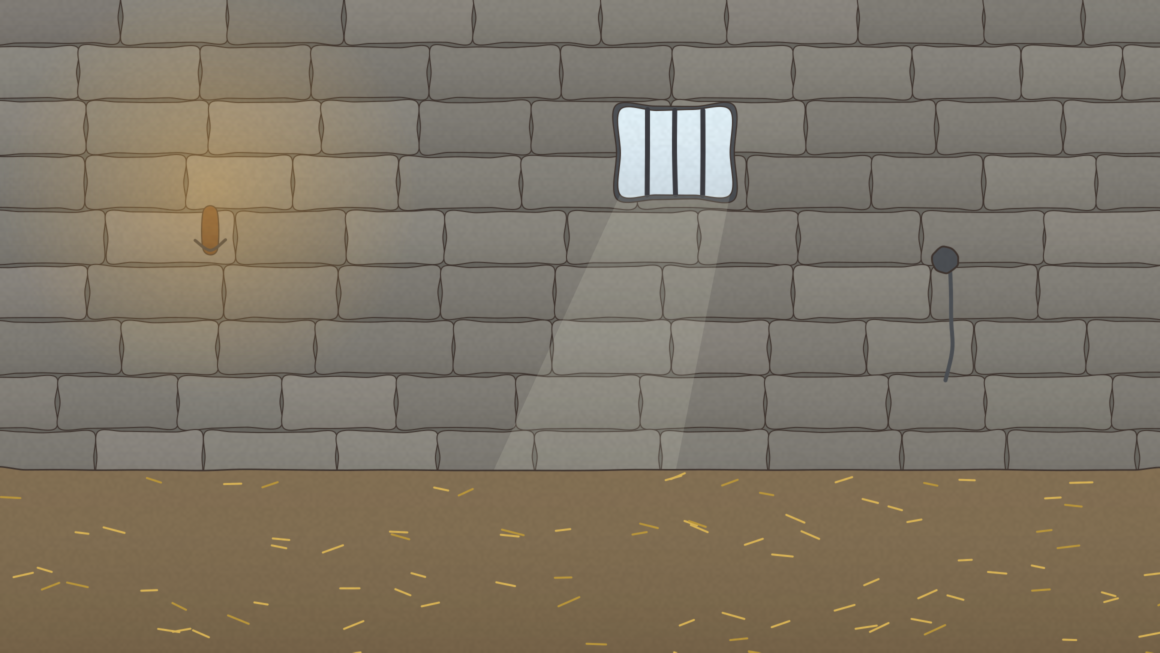
#> input picture medieval-prison-video/assets/bg_hd/bg_cell.png, 2320 x 1305 px (shown at 1/2 size)
$ python make_thumbnail_stick.py
#> lines starting #> are read from the running program, lines starting #| are printed output that depends on the picture
### medieval-prison-video/cartoon.py
"""2D cartoon drawing kit (cairo): simple round-headed characters, flat hand-drawn backgrounds, props, text.
Everything is vector-drawn per frame so characters can bob, blink, walk, talk and react."""
import math, random, cairo

W, H = 1920, 1080
INK = (0.17, 0.14, 0.12)
SKIN = (0.97, 0.95, 0.91)
LW = 5.0

def rgb(h):
    h = h.lstrip("#"); return tuple(int(h[i:i + 2], 16) / 255 for i in (0, 2, 4))

PAL = dict(brown=rgb("8a5a3c"), red=rgb("a8443a"), rust=rgb("b5562e"), green=rgb("5f7d4a"), blue=rgb("4a6a8c"),
           grey=rgb("7d7f80"), dgrey=rgb("4b4e52"), cream=rgb("efe3c8"), black=rgb("2b2622"), purple=rgb("6b4a7a"),
           scarlet=rgb("b8322a"), tan=rgb("c9a46b"), navy=rgb("2f4360"), mud=rgb("7a5c3e"), straw=rgb("d8b45a"),
           stone=rgb("8e8c86"), stone_d=rgb("6d6b66"), sky=rgb("a9cde3"), wood=rgb("8b5e3b"), wood_d=rgb("6a4429"),
           gold=rgb("e2b23c"), night=rgb("23314a"), white=rgb("f6f2ea"))

def fill_stroke(ctx, fill, lw=LW, stroke=INK):
    ctx.set_source_rgb(*fill); ctx.fill_preserve()
    ctx.set_source_rgb(*stroke); ctx.set_line_width(lw); ctx.stroke()

# [11 lines left out: functions rrect, line, not called in this run]

def circle(ctx, x, y, r, fill, lw=LW):
    ctx.new_path(); ctx.arc(x, y, r, 0, 2 * math.pi); fill_stroke(ctx, fill, lw)

def wobble(seed, t, amp=1.0, f=1.0):
    return amp * math.sin(t * f * 2 * math.pi + seed * 1.7)

# ------------------------------------------------------------------ text
# [24 lines left out: functions text, arrow, not called in this run]

# ------------------------------------------------------------------ characters
EXPR = {  # brows (left angle, right angle, height), mouth
    "neutral": ((0, 0, 0), "flat"), "angry": ((0.45, -0.45, 0), "frown"), "scared": ((-0.4, 0.4, 6), "wavy"),
    "shock": ((-0.25, 0.25, 14), "o"), "sad": ((-0.35, 0.35, 4), "frown"), "grin": ((0.25, -0.25, 0), "teeth"),
    "smug": ((0.15, -0.35, 0), "smirk"), "happy": ((0, 0, 6), "smile"), "sick": ((-0.3, 0.3, 2), "wavy"),
    "shout": ((0.45, -0.45, 0), "shout"), "grimace": ((-0.3, 0.3, 4), "grimace"), "determined": ((0.35, -0.35, -2), "flat"),
}

class Char:
    def __init__(self, body="brown", hat=None, hair=None, beard=None, size=1.0, seed=0, skin=SKIN, body_w=1.0, bald=False):
        self.body, self.hat, self.hair, self.beard, self.size, self.seed = body, hat, hair, beard, size, seed
        self.skin, self.body_w, self.bald = skin, body_w, bald

    # [516 lines left out: functions draw, face_draw, hat, prop, flame, glow and 23 more, not called in this run]

# ------------------------------------------------------------------ illustrated backgrounds (AI-drawn, no people)
_BG = {}
# [24 lines left out: function bg_image, not called in this run]


# when an illustrated background is painted behind a scene, coded scenery helpers become no-ops
SKIP = {"on": False}
def SK(): return SKIP["on"]

### medieval-prison-video/make_thumbnail_stick.py
"""Thumbnail in the reference layout: stick-figure 'you' over a blurred painted background,
huge red 'YOU' with white outline + black shadow, and a curved red arrow pointing at him."""
import math, cairo
from PIL import Image, ImageFilter, ImageEnhance
import cartoon as C
from stick import Char
W, H = 1920, 1080
bg = Image.open("assets/bg_hd/bg_cell.png").convert("RGB").resize((W, H), Image.LANCZOS)
bg = ImageEnhance.Color(bg.filter(ImageFilter.GaussianBlur(9))).enhance(1.15)
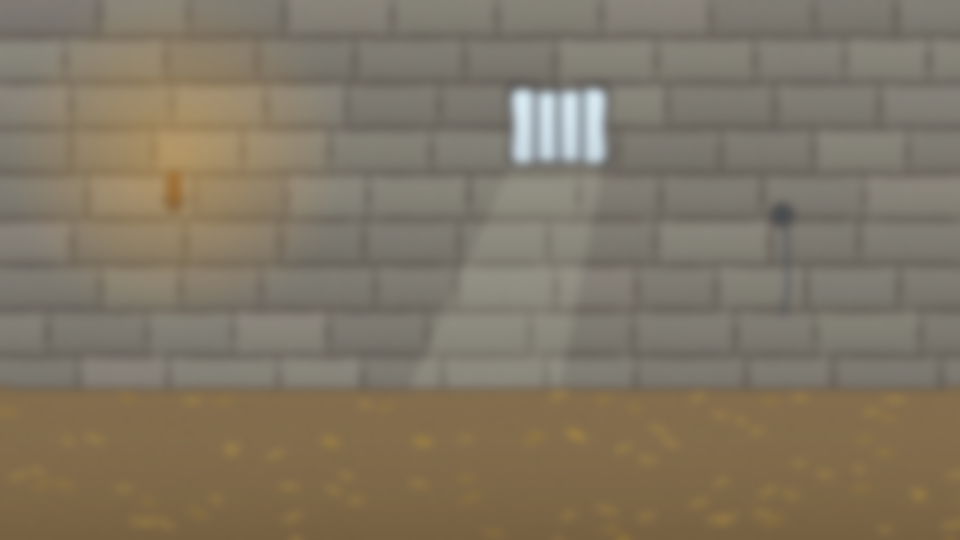
#> bg: PIL image 1920x1080 RGB (shown at 1/2 size); mean R, G, B 128, 117.9, 100.3
bg = ImageEnhance.Brightness(bg).enhance(1.1)
bg.save("build/_thumb_bg.png")
#> (the run stopped early here; a loop or call above may not have finished)

$ run again, with medieval-prison-video/assets/bg_hd/bg_corridor.png copied over medieval-prison-video/assets/bg_hd/bg_cell.png
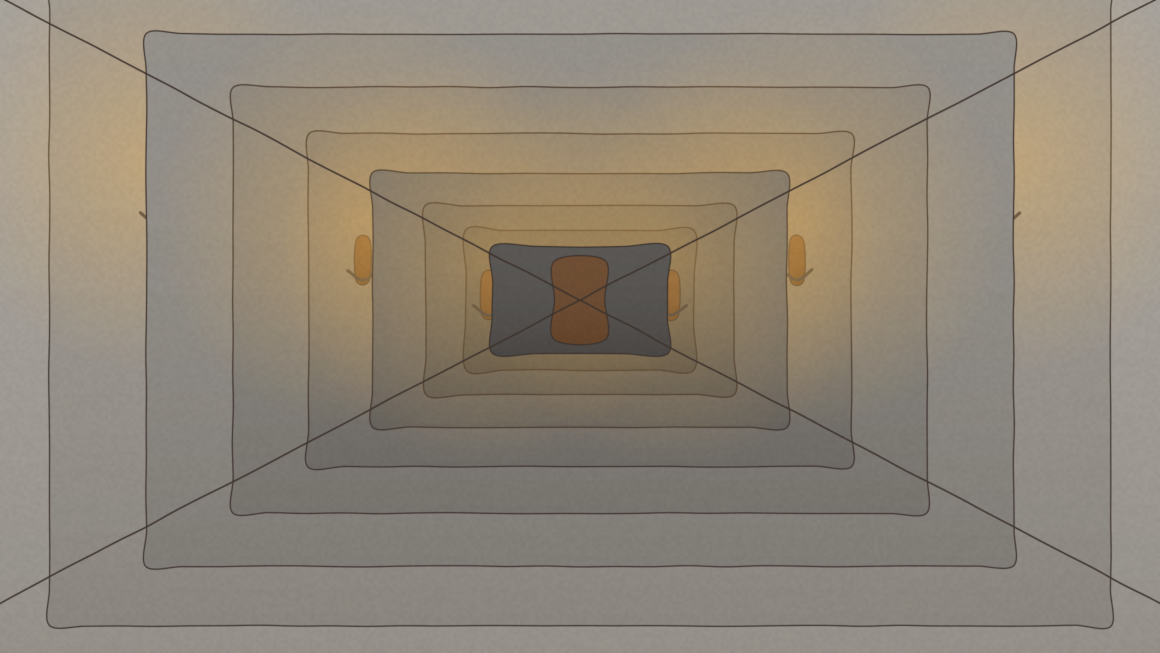
#> input picture medieval-prison-video/assets/bg_hd/bg_corridor.png, 2320 x 1305 px (shown at 1/2 size)
#> `bg = ImageEnhance.Brightness(bg).enhance(1.1)`:
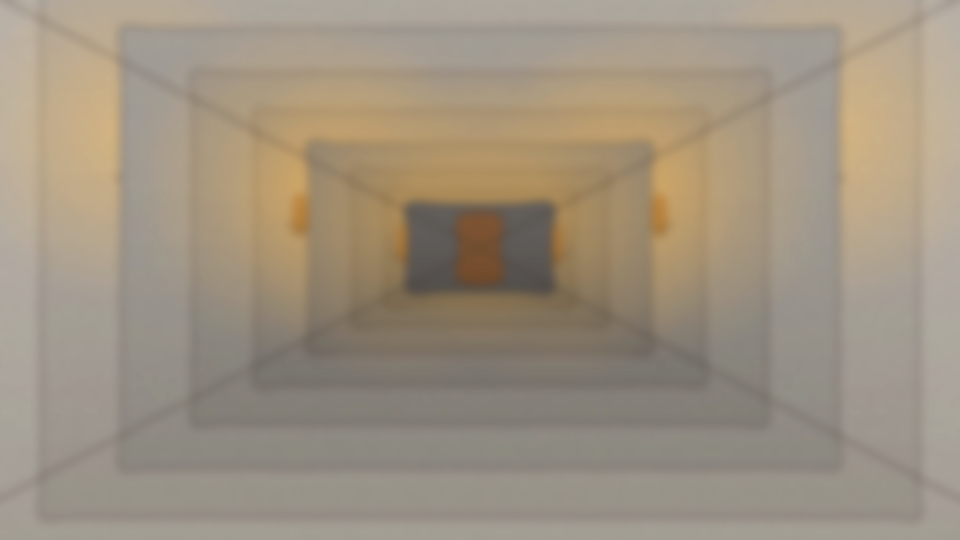
#> bg: PIL image 1920x1080 RGB (shown at 1/2 size); mean R, G, B 158.3, 146.3, 128.5

$ run again, with medieval-prison-video/assets/bg_hd/bg_court.png copied over medieval-prison-video/assets/bg_hd/bg_cell.png
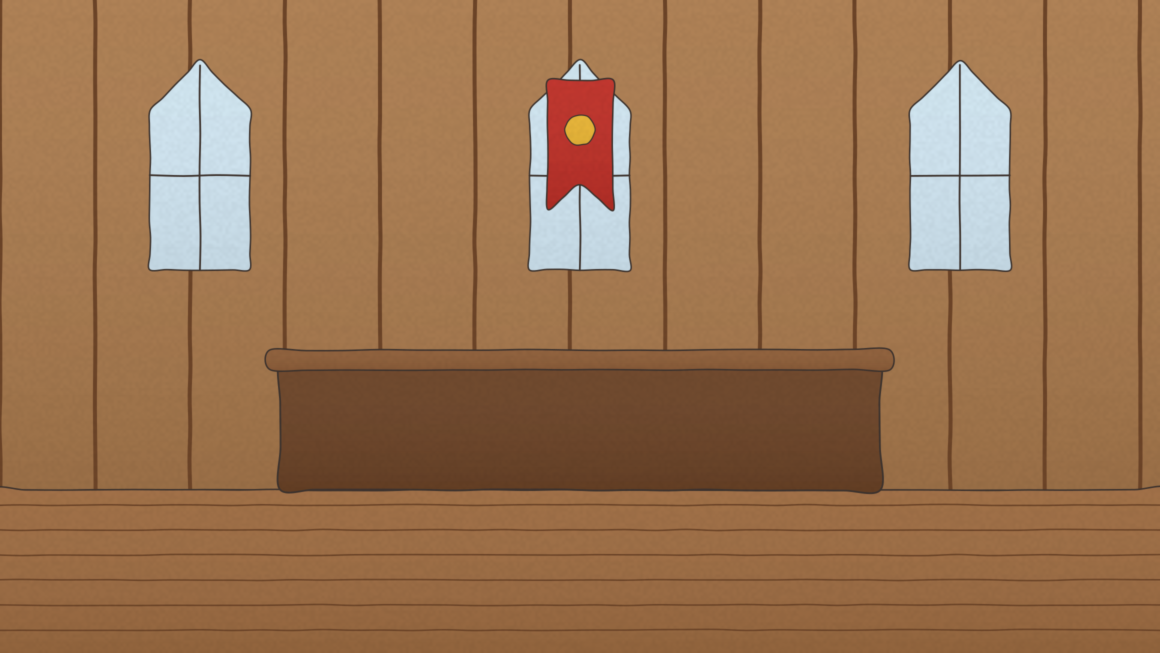
#> input picture medieval-prison-video/assets/bg_hd/bg_court.png, 2320 x 1305 px (shown at 1/2 size)
#> `bg = ImageEnhance.Color(bg.filter(ImageFilter.GaussianBlur(9))).enhanc..`:
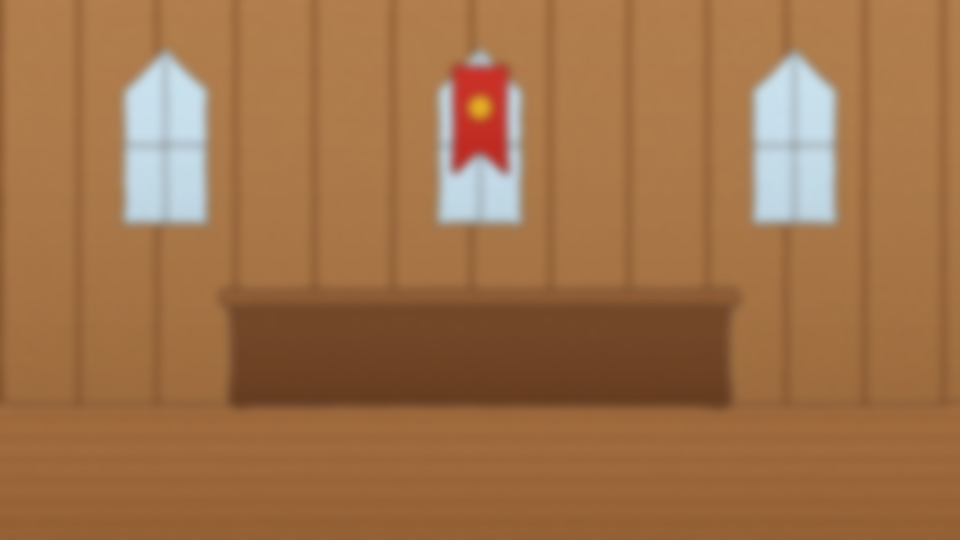
#> bg: PIL image 1920x1080 RGB (shown at 1/2 size); mean R, G, B 159.3, 113, 72.7
#> `bg = ImageEnhance.Brightness(bg).enhance(1.1)`:
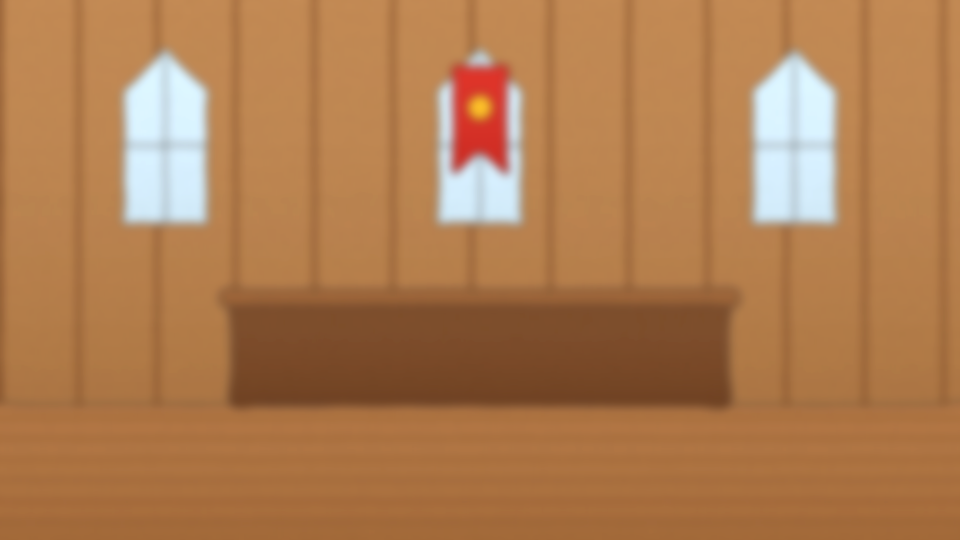
#> bg: PIL image 1920x1080 RGB (shown at 1/2 size); mean R, G, B 174.8, 123.8, 79.5
